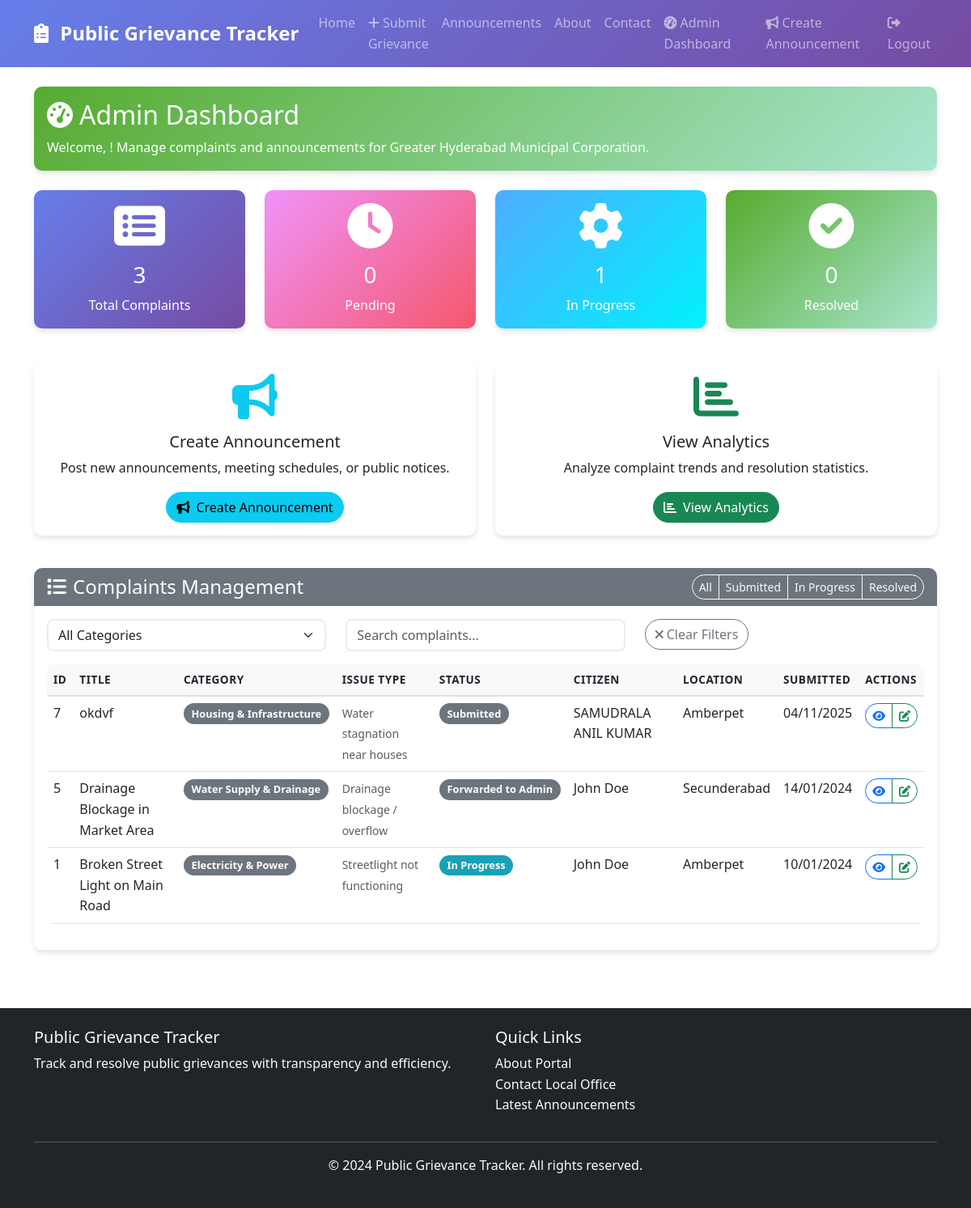
/admin-dashboard (signed in), run on the app's committed database.
### app.py (models this page shows)
class User(UserMixin, db.Model):
    id = db.Column(db.Integer, primary_key=True)
    aadhaar_number = db.Column(db.String(12), unique=True, nullable=False)
    full_name = db.Column(db.String(100), nullable=False)
    email = db.Column(db.String(120), unique=True, nullable=False)
    phone = db.Column(db.String(10), nullable=False)
    state = db.Column(db.String(50))  # User's state
    district = db.Column(db.String(50))  # User's district
    role = db.Column(db.String(20), nullable=False)  # 'citizen', 'admin', or 'ngo'
    assigned_area = db.Column(db.String(100))  # For admin users
    organization_name = db.Column(db.String(200))  # For NGO users
    registration_number = db.Column(db.String(50))  # NGO registration number
    ngo_type = db.Column(db.String(100))  # Type of NGO (social welfare, environment, etc.)
    points_balance = db.Column(db.Integer, default=0)
    total_points_earned = db.Column(db.Integer, default=0)
    total_points_redeemed = db.Column(db.Integer, default=0)
    created_at = db.Column(db.DateTime, default=datetime.utcnow)

class Complaint(db.Model):
    id = db.Column(db.Integer, primary_key=True)
    title = db.Column(db.String(200), nullable=False)
    description = db.Column(db.Text, nullable=False)
    category = db.Column(db.String(50), nullable=False)
    subcategory = db.Column(db.String(100), nullable=False)
    status = db.Column(db.String(20), default='Submitted')  # Submitted, NGO Review, Verified, Forwarded to Admin, In Progress, Resolved, Rejected
    progress = db.Column(db.Integer, default=0)  # Progress percentage (0-100)
    location_id = db.Column(db.Integer, db.ForeignKey('location.id'), nullable=False)
    user_id = db.Column(db.Integer, db.ForeignKey('user.id'), nullable=True)  # Made optional for anonymous complaints
    complainant_name = db.Column(db.String(100))  # For anonymous complaints
    complainant_email = db.Column(db.String(120))  # For anonymous complaints
    complainant_phone = db.Column(db.String(10))  # For anonymous complaints
    image_path = db.Column(db.String(200))
    priority = db.Column(db.String(20), default='Medium')  # Low, Medium, High, Critical
    assigned_ngo_id = db.Column(db.Integer, db.ForeignKey('user.id'), nullable=True)  # NGO assigned to verify
    ngo_verified = db.Column(db.Boolean, default=False)
    ngo_verification_notes = db.Column(db.Text)  # NGO's verification comments
    ngo_verified_at = db.Column(db.DateTime)
    forwarded_to_admin = db.Column(db.Boolean, default=False)
    points_awarded_to_ngo = db.Column(db.Integer, default=0)
    points_awarded_to_citizen = db.Column(db.Integer, default=0)
    created_at = db.Column(db.DateTime, default=datetime.utcnow)
    updated_at = db.Column(db.DateTime, default=datetime.utcnow, onupdate=datetime.utcnow)
    location = db.relationship('Location', backref='complaints')
    user = db.relationship('User', foreign_keys=[user_id], backref='submitted_complaints')
    assigned_ngo = db.relationship('User', foreign_keys=[assigned_ngo_id], backref='assigned_complaints')

class Location(db.Model):
    id = db.Column(db.Integer, primary_key=True)
    state = db.Column(db.String(50), nullable=False)
    district = db.Column(db.String(50), nullable=False)
    village = db.Column(db.String(100), nullable=False)
    area_type = db.Column(db.String(20), nullable=False)  # 'rural' or 'urban'
    authority = db.Column(db.String(100), nullable=False)  # Panchayat or Municipal name

### app.py (the view)
@app.route('/admin-dashboard')
@login_required
def admin_dashboard():
    if current_user.role != 'admin':
        flash('Access denied')
        return redirect(url_for('index'))
    complaints = Complaint.query.join(Location).filter(
        Location.authority == current_user.assigned_area
    ).order_by(Complaint.created_at.desc()).all()
    total_complaints = len(complaints)
    resolved_complaints = len([c for c in complaints if c.status == 'Resolved'])
    pending_complaints = len([c for c in complaints if c.status == 'Pending'])
    in_progress_complaints = len([c for c in complaints if c.status == 'In Progress'])
    stats = {
        'total': total_complaints,
        'resolved': resolved_complaints,
        'pending': pending_complaints,
        'in_progress': in_progress_complaints
    }
    return render_template('admin_dashboard.html', complaints=complaints, stats=stats)

### templates/admin_dashboard.html (shortened to what this page needs)
{% extends "base.html" %}
{% block content %}
<div class="container py-4">
    <div class="row mb-4">
        <div class="col-12">
            <div class="card bg-success text-white">
                <div class="card-body">
                    <h2 class="card-title">
                        <i class="fas fa-tachometer-alt me-2"></i>Admin Dashboard
                    </h2>
                    <p class="card-text">Welcome, {{ current_user.username }}! Manage complaints and announcements for {{ current_user.assigned_area }}.</p>
                </div>
            </div>
        </div>
    </div>
    <div class="row mb-4">
        <div class="col-md-3 mb-3">
            <div class="card bg-primary text-white">
                <div class="card-body text-center">
                    <i class="fas fa-list-alt display-4 mb-3"></i>
                    <h3>{{ stats.total }}</h3>
                    <p class="mb-0">Total Complaints</p>
                </div>
            </div>
        </div>
        <div class="col-md-3 mb-3">
            <div class="card bg-warning text-white">
                <div class="card-body text-center">
                    <i class="fas fa-clock display-4 mb-3"></i>
                    <h3>{{ stats.pending }}</h3>
                    <p class="mb-0">Pending</p>
                </div>
            </div>
        </div>
        <div class="col-md-3 mb-3">
            <div class="card bg-info text-white">
                <div class="card-body text-center">
                    <i class="fas fa-cog display-4 mb-3"></i>
                    <h3>{{ stats.in_progress }}</h3>
                    <p class="mb-0">In Progress</p>
                </div>
            </div>
        </div>
        <div class="col-md-3 mb-3">
            <div class="card bg-success text-white">
                <div class="card-body text-center">
                    <i class="fas fa-check-circle display-4 mb-3"></i>
                    <h3>{{ stats.resolved }}</h3>
                    <p class="mb-0">Resolved</p>
                </div>
            </div>
        </div>
    </div>
    <div class="row mb-4">
        <div class="col-md-6 mb-3">
            <div class="card h-100">
                <div class="card-body text-center">
                    <i class="fas fa-bullhorn text-info display-4 mb-3"></i>
                    <h5 class="card-title">Create Announcement</h5>
                    <p class="card-text">Post new announcements, meeting schedules, or public notices.</p>
                    <a href="{{ url_for('create_announcement') }}" class="btn btn-info">
                        <i class="fas fa-bullhorn me-2"></i>Create Announcement
                    </a>
                </div>
            </div>
        </div>
        <div class="col-md-6 mb-3">
            <div class="card h-100">
                <div class="card-body text-center">
                    <i class="fas fa-chart-bar text-success display-4 mb-3"></i>
                    <h5 class="card-title">View Analytics</h5>
                    <p class="card-text">Analyze complaint trends and resolution statistics.</p>
                    <button class="btn btn-success" data-bs-toggle="modal" data-bs-target="#analyticsModal">
                        <i class="fas fa-chart-bar me-2"></i>View Analytics
                    </button>
                </div>
            </div>
        </div>
    </div>
    <div class="row">
        <div class="col-12">
            <div class="card">
                <div class="card-header bg-secondary text-white d-flex justify-content-between align-items-center">
                    <h4 class="mb-0">
                        <i class="fas fa-list me-2"></i>Complaints Management
                    </h4>
                    <div class="btn-group" role="group">
                        <button type="button" class="btn btn-outline-light btn-sm" onclick="filterComplaints('all')">All</button>
                        <button type="button" class="btn btn-outline-light btn-sm" onclick="filterComplaints('Submitted')">Submitted</button>
                        <button type="button" class="btn btn-outline-light btn-sm" onclick="filterComplaints('In Progress')">In Progress</button>
                        <button type="button" class="btn btn-outline-light btn-sm" onclick="filterComplaints('Resolved')">Resolved</button>
                    </div>
                </div>
                <div class="card-body">
                    <div class="row mb-3">
                        <div class="col-md-4">
                            <select class="form-select" id="categoryFilter" onchange="filterByCategory()">
                                <option value="">All Categories</option>
                            </select>
                        </div>
                        <div class="col-md-4">
                            <input type="text" class="form-control" id="searchFilter" placeholder="Search complaints..." onkeyup="filterBySearch()">
                        </div>
                        <div class="col-md-4">
                            <button class="btn btn-outline-secondary" onclick="clearFilters()">
                                <i class="fas fa-times me-1"></i>Clear Filters
                            </button>
                        </div>
                    </div>
                    {% if complaints %}
                        <div class="table-responsive">
                            <table class="table table-hover" id="complaintsTable">
                                <thead>
                                    <tr>
                                        <th>ID</th>
                                        <th>Title</th>
                                        <th>Category</th>
                                        <th>Issue Type</th>
                                        <th>Status</th>
                                        <th>Citizen</th>
                                        <th>Location</th>
                                        <th>Submitted</th>
                                        <th>Actions</th>
                                    </tr>
                                </thead>
                                <tbody>
                                    {% for complaint in complaints %}
                                    <tr data-status="{{ complaint.status }}">
                                        <td>{{ complaint.id }}</td>
                                        <td>{{ complaint.title }}</td>
                                        <td>
                                            <span class="badge bg-secondary">{{ complaint.category }}</span>
                                        </td>
                                        <td>
                                            <small class="text-muted">{{ complaint.subcategory }}</small>
                                        </td>
                                        <td>
                                            {% if complaint.status == 'Pending' %}
                                                <span class="badge bg-warning">{{ complaint.status }}</span>
                                            {% elif complaint.status == 'In Progress' %}
                                                <span class="badge bg-info">{{ complaint.status }}</span>
                                            {% elif complaint.status == 'Resolved' %}
                                                <span class="badge bg-success">{{ complaint.status }}</span>
                                            {% else %}
                                                <span class="badge bg-secondary">{{ complaint.status }}</span>
                                            {% endif %}
                                        </td>
                                        <td>
                                            {% if complaint.user %}
                                                {{ complaint.user.full_name }}
                                            {% else %}
                                                {{ complaint.complainant_name or 'Anonymous' }}
                                            {% endif %}
                                        </td>
                                        <td>{{ complaint.location.village }}</td>
                                        <td>{{ complaint.created_at.strftime('%d/%m/%Y') }}</td>
                                        <td>
                                            <div class="btn-group" role="group">
                                                <button class="btn btn-sm btn-outline-primary" data-bs-toggle="modal" data-bs-target="#complaintModal{{ complaint.id }}">
                                                    <i class="fas fa-eye"></i>
                                                </button>
                                                <button class="btn btn-sm btn-outline-success" data-bs-toggle="modal" data-bs-target="#statusModal{{ complaint.id }}">
                                                    <i class="fas fa-edit"></i>
                                                </button>
                                            </div>
                                        </td>
                                    </tr>
                                    {% endfor %}
                                </tbody>
                            </table>
                        </div>
                    {% else %}
                        <div class="text-center py-4">
                            <i class="fas fa-inbox text-muted display-4 mb-3"></i>
                            <h5 class="text-muted">No complaints in your jurisdiction</h5>
                            <p class="text-muted">Complaints will appear here when citizens submit them for your area.</p>
                        </div>
                    {% endif %}
                </div>
            </div>
        </div>
    </div>
</div>
{% endblock %}

### data on the page
User: assigned_area "Greater Hyderabad Municipal Corporation"
Complaint: id "7", title "okdvf", category "Housing & Infrastructure", subcategory "Water stagnation near houses", status "Submitted", complainant_name "SAMUDRALA ANIL KUMAR", location.village "Amberpet", created_at "04/11/2025"
Complaint: id "5", title "Drainage Blockage in Market Area", category "Water Supply & Drainage", subcategory "Drainage blockage / overflow", status "Forwarded to Admin", user.full_name "John Doe", location.village "Secunderabad", created_at "14/01/2024"
Complaint: id "1", title "Broken Street Light on Main Road", category "Electricity & Power", subcategory "Streetlight not functioning", status "In Progress", user.full_name "John Doe", location.village "Amberpet", created_at "10/01/2024"

### other printed values
{{ stats.total }} "3"
{{ stats.pending }} "0"
{{ stats.in_progress }} "1"
{{ stats.resolved }} "0"
